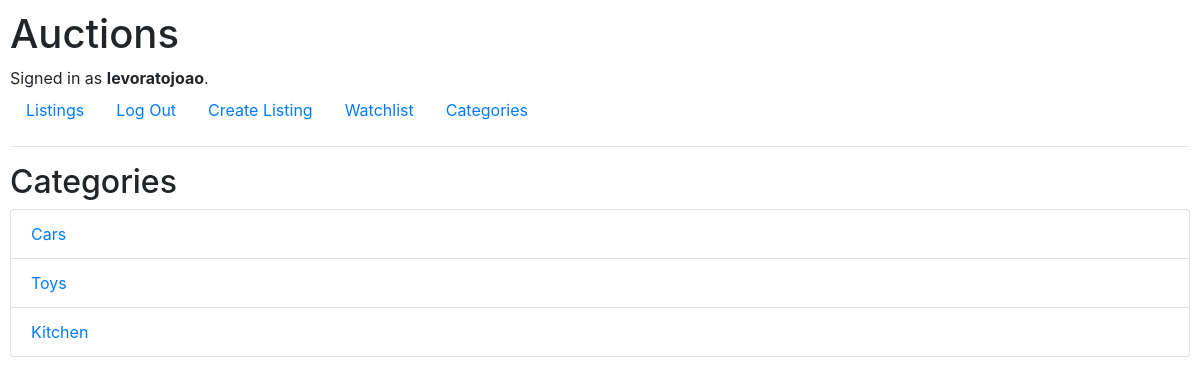
The page /categories (signed in) on the database its author committed.
### auctions/models.py (models this page shows)
class User(AbstractUser, models.Model):
    pass

class Category(models.Model):
    name = models.CharField(max_length=64)
    def __str__(self):
        return f"{self.name}"

### auctions/views.py (the view)
# urls.py: path("categories", views.categories_view, name="categories"),
def categories_view(request):
    return render(request, "auctions/categories.html", {
        "categories": Category.objects.all(),
    })

### auctions/templates/auctions/categories.html
{% extends 'auctions/layout.html' %}
{% block body %}
    <h2>Categories</h2>
    <ul class="list-group">
        {% for category in categories %}
            <li class="list-group-item"><a href="{% url 'category' category|lower %}">{{ category.name }}</a></li>
        {% endfor %}
    </ul>
{% endblock %}

### auctions/templates/auctions/layout.html (shortened to what this page needs)
{% load static %}
<!DOCTYPE html>
<html lang="en">
    <head>
        <link rel="stylesheet" href="https://stackpath.bootstrapcdn.com/bootstrap/4.4.1/css/bootstrap.min.css">
        <link href="{% static 'auctions/styles.css' %}" rel="stylesheet">
    </head>
    <body>
        <h1>Auctions</h1>
        <div>
            {% if user.is_authenticated %}
                Signed in as <strong>{{ user.username }}</strong>.
            {% else %}
                Not signed in.
            {% endif %}
        </div>
        <ul class="nav">
            <li class="nav-item">
                <a class="nav-link" href="{% url 'index' %}">Listings</a>
            </li>
            {% if user.is_authenticated %}
                <li class="nav-item">
                    <a class="nav-link" href="{% url 'logout' %}">Log Out</a>
                </li>
                <li class="nav-item">
                    <a class="nav-link" href="{% url 'create' %} ">Create Listing</a>
                </li>
                <li class="nav-item">
                    <a class="nav-link" href="{% url 'watchlist' %}">Watchlist</a>
                </li>
                <li class="nav-item">
                    <a class="nav-link" href="{% url 'categories' %}">Categories</a>
                </li>
            {% endif %}
        </ul>
        <hr>
        {% block body %}
        {% endblock %}
    </body>
</html>

### auctions/static/auctions/styles.css (style rules this page uses)
body { padding: 10px; }

### rows shown on the page
User: username "levoratojoao"
Category: name "Cars"
Category: name "Toys"
Category: name "Kitchen"
